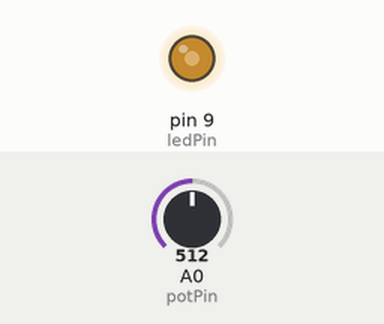
Simulated run of this sketch. Board: Arduino Uno, built with avr-gcc and run on an emulated ATmega328P. On the bench: output pins drawn as LEDs (lit = HIGH). Inputs (shaded band) come from the test bench; at power-on: A0 (potPin) = 512.

Above: at 1.2 s.
1.3 s: A0 (potPin) set to 716
At 1.9 s:
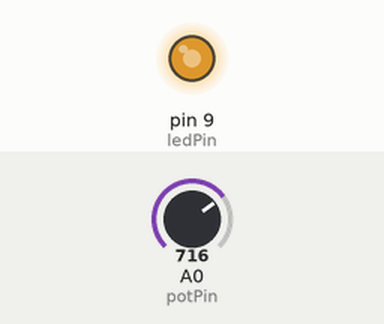
2.8 s: A0 (potPin) set to 900
At 3.2 s:
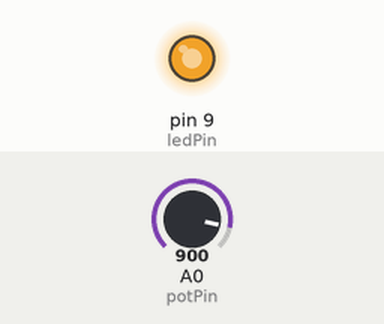
4.3 s: A0 (potPin) set to 122
At 5.5 s:
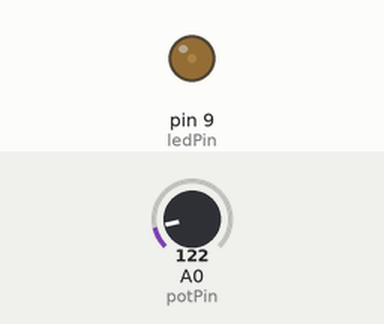
5.8 s: A0 (potPin) set to 0
At 6.8 s:
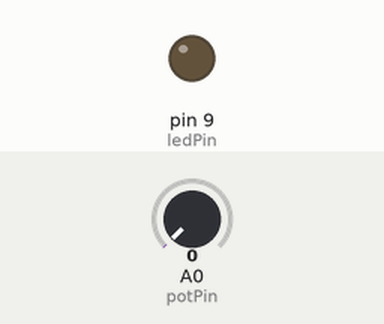
7.3 s: A0 (potPin) set to 511
At 8.1 s:
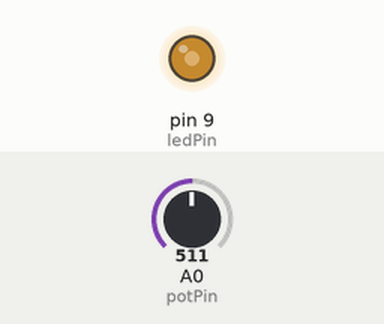
Timing chart, 0 to 9.8 s (numbered marks = the images above; inputs shaded):
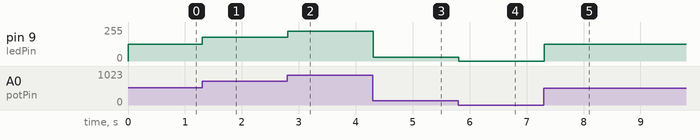

Measured:
- after the input at 1.3 s, pin 9 (ledPin): 127/255 → 178/255 at once
- after the input at 2.8 s, pin 9 (ledPin): 178/255 → 224/255 at once
- after the input at 4.3 s, pin 9 (ledPin): 224/255 → 30/255 at once
- after the input at 5.8 s, pin 9 (ledPin): 30/255 → 0/255 at once
- after the input at 7.3 s, pin 9 (ledPin): 0/255 → 127/255 at once

The sketch:

Project_9_Code.ino
```cpp
int ledPin = 9;
int potPin = 0;
void setup() {
}
void loop() {
  int value = analogRead(potPin);
  int value2 = map(value, 0, 1023, 0, 255);
  analogWrite(ledPin, value2);
  delay(100);
}
```
